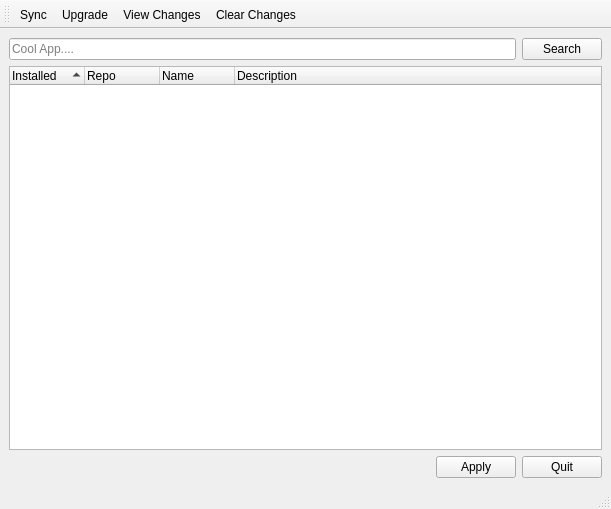
<?xml version="1.0" encoding="UTF-8"?>
<ui version="4.0">
 <class>MainWindow</class>
 <widget class="QMainWindow" name="MainWindow">
  <property name="windowModality">
   <enum>Qt::NonModal</enum>
  </property>
  <property name="geometry">
   <rect>
    <x>0</x>
    <y>0</y>
    <width>611</width>
    <height>509</height>
   </rect>
  </property>
  <property name="sizePolicy">
   <sizepolicy hsizetype="Expanding" vsizetype="Expanding">
    <horstretch>0</horstretch>
    <verstretch>0</verstretch>
   </sizepolicy>
  </property>
  <property name="cursor">
   <cursorShape>ArrowCursor</cursorShape>
  </property>
  <property name="windowTitle">
   <string>Potluck</string>
  </property>
  <property name="windowIcon">
   <iconset resource="icons.qrc">
    <normaloff>:/icons/potlucklogo.png</normaloff>:/icons/potlucklogo.png</iconset>
  </property>
  <widget class="QWidget" name="centralwidget">
   <property name="sizePolicy">
    <sizepolicy hsizetype="Expanding" vsizetype="Expanding">
     <horstretch>0</horstretch>
     <verstretch>0</verstretch>
    </sizepolicy>
   </property>
   <property name="maximumSize">
    <size>
     <width>16777204</width>
     <height>16777215</height>
    </size>
   </property>
   <layout class="QGridLayout" name="gridLayout">
    <item row="2" column="0">
     <layout class="QVBoxLayout" name="verticalLayout" stretch="0,0">
      <property name="sizeConstraint">
       <enum>QLayout::SetNoConstraint</enum>
      </property>
      <item>
       <layout class="QHBoxLayout" name="horizontalLayout">
        <item>
         <widget class="QLineEdit" name="queryEdit">
          <property name="inputMask">
           <string/>
          </property>
          <property name="placeholderText">
           <string>Cool App....</string>
          </property>
         </widget>
        </item>
        <item>
         <widget class="QPushButton" name="queryButton">
          <property name="enabled">
           <bool>true</bool>
          </property>
          <property name="text">
           <string>Search</string>
          </property>
         </widget>
        </item>
       </layout>
      </item>
      <item>
       <layout class="QHBoxLayout" name="horizontalLayout_2">
        <item>
         <widget class="QTreeWidget" name="queryList">
          <property name="sizePolicy">
           <sizepolicy hsizetype="Expanding" vsizetype="Expanding">
            <horstretch>0</horstretch>
            <verstretch>0</verstretch>
           </sizepolicy>
          </property>
          <property name="uniformRowHeights">
           <bool>true</bool>
          </property>
          <property name="itemsExpandable">
           <bool>true</bool>
          </property>
          <property name="sortingEnabled">
           <bool>true</bool>
          </property>
          <property name="allColumnsShowFocus">
           <bool>false</bool>
          </property>
          <property name="columnCount">
           <number>4</number>
          </property>
          <attribute name="headerCascadingSectionResizes">
           <bool>false</bool>
          </attribute>
          <attribute name="headerDefaultSectionSize">
           <number>75</number>
          </attribute>
          <attribute name="headerHighlightSections">
           <bool>false</bool>
          </attribute>
          <attribute name="headerMinimumSectionSize">
           <number>5</number>
          </attribute>
          <attribute name="headerShowSortIndicator" stdset="0">
           <bool>true</bool>
          </attribute>
          <attribute name="headerStretchLastSection">
           <bool>true</bool>
          </attribute>
          <column>
           <property name="text">
            <string>Installed</string>
           </property>
          </column>
          <column>
           <property name="text">
            <string>Repo</string>
           </property>
          </column>
          <column>
           <property name="text">
            <string>Name</string>
           </property>
          </column>
          <column>
           <property name="text">
            <string>Description</string>
           </property>
          </column>
         </widget>
        </item>
       </layout>
      </item>
     </layout>
    </item>
    <item row="3" column="0">
     <layout class="QHBoxLayout" name="horizontalLayout_5">
      <item>
       <spacer name="horizontalSpacer">
        <property name="orientation">
         <enum>Qt::Horizontal</enum>
        </property>
        <property name="sizeHint" stdset="0">
         <size>
          <width>40</width>
          <height>20</height>
         </size>
        </property>
       </spacer>
      </item>
      <item>
       <widget class="QPushButton" name="applyButton">
        <property name="text">
         <string>Apply</string>
        </property>
       </widget>
      </item>
      <item>
       <widget class="QPushButton" name="quitButton">
        <property name="text">
         <string>Quit</string>
        </property>
       </widget>
      </item>
     </layout>
    </item>
   </layout>
  </widget>
  <widget class="QStatusBar" name="statusBar"/>
  <widget class="QToolBar" name="toolBar">
   <property name="minimumSize">
    <size>
     <width>100</width>
     <height>0</height>
    </size>
   </property>
   <property name="windowTitle">
    <string>toolBar</string>
   </property>
   <attribute name="toolBarArea">
    <enum>TopToolBarArea</enum>
   </attribute>
   <attribute name="toolBarBreak">
    <bool>false</bool>
   </attribute>
   <addaction name="actionSync"/>
   <addaction name="actionUpgrade"/>
   <addaction name="actionView_Changes"/>
   <addaction name="actionClear_Changes"/>
  </widget>
  <action name="actionSync">
   <property name="text">
    <string>Sync</string>
   </property>
   <property name="toolTip">
    <string>Refresh Package Database</string>
   </property>
  </action>
  <action name="actionUpgrade">
   <property name="text">
    <string>Upgrade</string>
   </property>
   <property name="toolTip">
    <string>Upgrade All Currently Installed Applications</string>
   </property>
  </action>
  <action name="actionView_Changes">
   <property name="text">
    <string>View Changes</string>
   </property>
   <property name="toolTip">
    <string>List All Packages That Will Be Altered</string>
   </property>
  </action>
  <action name="actionClear_Changes">
   <property name="text">
    <string>Clear Changes</string>
   </property>
   <property name="toolTip">
    <string>Undo All Changes</string>
   </property>
  </action>
 </widget>
 <resources>
  <include location="icons.qrc"/>
 </resources>
 <connections/>
</ui>
